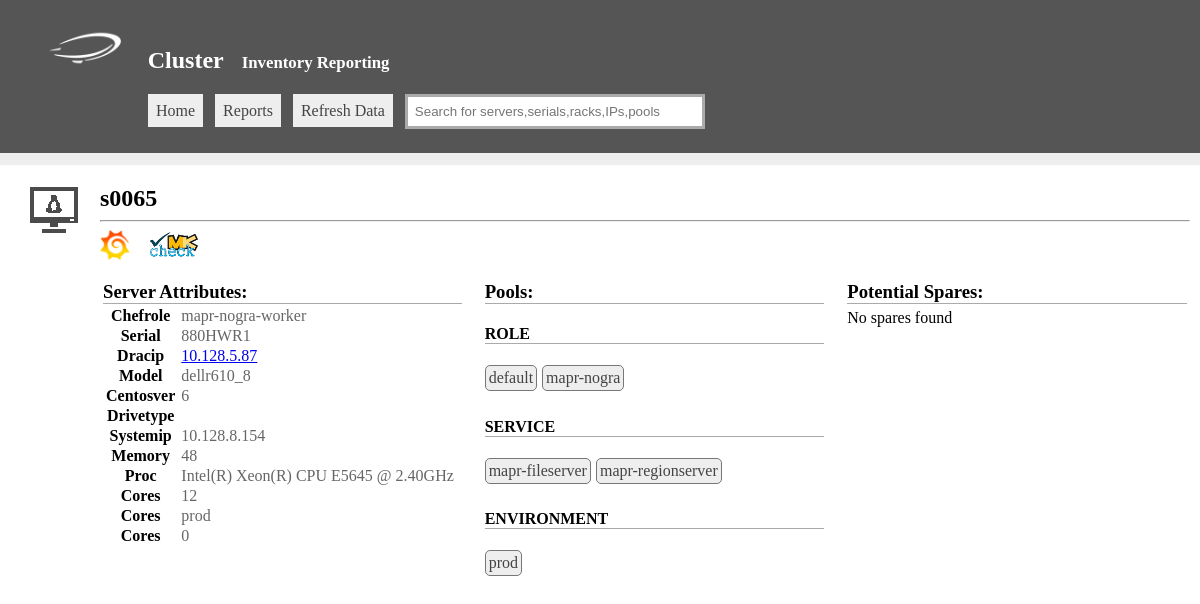
/view.php?type=server&id=658, run on the app's committed database.
### tables this page shows
CREATE TABLE 'server' ('id'  INTEGER PRIMARY KEY,'name'  TEXT,'chef_role'  TEXT,'serial'  TEXT,'dracip'  TEXT,'model'  TEXT,'aws_ami'  TEXT,'centosver'  TEXT,'drivetype'  TEXT,'drivecount'  INTEGER,'aws_instance_id'  TEXT,'systemip'  TEXT,'memory'  INTEGER,'proc'  TEXT,'cores'  INTEGER,'cpus'  INTEGER,'env'  TEXT,'tengb'  BOOL,'raid'  TEXT);

CREATE TABLE 'pool' ('id'  INTEGER PRIMARY KEY,'name'  TEXT,'type'  TEXT);

### connectors.php (called while the page is built, shortened)
<?php
class sqlite
{
	function __construct($config){
		$this->config=$config;
	}
	public function search($q){
		$ret=array();
		$hdl=new SQLite3($this->config['filename']);
		$result = $hdl->query($q);
		if($result) {
			while ($row = @$result->fetchArray(SQLITE3_ASSOC)) {
				$ret[] = $row;
			}
		}
		return $ret;
	}
}

### config.php (called while the page is built, shortened)
<?php
$displayoptions['server']['name']=array('disp'=>'Name',    'tab'=>'server',    'col'=>'name');
$displayoptions['server']['Serial']=array('disp'=>'Serial',    'tab'=>'server',    'col'=>'serial');
$displayoptions['server']['Model']=array('disp'=>'Model',      'tab'=>'server',    'col'=>'model');
$displayoptions['server']['Chefrole']=array('disp'=>'Chefrole',      'tab'=>'server',    'col'=>'chef_role');
$displayoptions['server']['Dracip']=array('disp'=>'Dracip',      'tab'=>'server',    'col'=>'dracip');
$displayoptions['server']['Systemip']=array('disp'=>'Systemip',      'tab'=>'server',    'col'=>'systemip');
$displayoptions['server']['Centosver']=array('disp'=>'Centosver ',      'tab'=>'server',    'col'=>'centosver');
$displayoptions['server']['Drivetype']=array('disp'=>'Drivetype',      'tab'=>'server',    'col'=>'drivetype');
$displayoptions['server']['Drivecount']=array('disp'=>'Drivecount',      'tab'=>'server',    'col'=>'drivecount');
$displayoptions['server']['Memory']=array('disp'=>'Memory',      'tab'=>'server',    'col'=>'memory');
$displayoptions['server']['Proc']=array('disp'=>'Proc',      'tab'=>'server',    'col'=>'proc');
$displayoptions['server']['Cores']=array('disp'=>'Cores',      'tab'=>'server',    'col'=>'cores');
$displayoptions['server']['Type']=array('disp'=>'Type',      'tab'=>'s2',    'col'=>'servertype');
$displayoptions['server']['Rack']=array('disp'=>'Rack',      'tab'=>'rack',    'col'=>'name');
$displayoptions['server']['Raid']=array('disp'=>'Raid',      'tab'=>'server',    'col'=>'raid');

### templates/server.php (the view, shortened to what this page needs)
<?php
$serverinfo=$sqlite->search("select *,(case when server.name like 's%' then 'physical' when server.name like 'e%' then 'aws' else 'unknown' end) AS servertype from server where id='$id'");
$serverinfo=$serverinfo[0];
$serverpools=$sqlite->search("select distinct pool.name,pool.id,pool.type from poolservermap left join pool on poolservermap.poolid = pool.id where poolservermap.serverid = $id");
if($serverinfo){
    echo "<img src='./images/icons/linux.png' style='opacity:.7;float:left;margin-right:15px'/>";
    echo "<div style='padding-left:70px'>";
    echo "<h2>".$serverinfo['name']."</h2><hr>";
    $to=(time()*1000);
    $from=($to - 60*60*3000);
    echo "<a style='text-decoration:none' target='_blank' href='https://grafana.prod.urbanairship.com/dashboard/db/server-overview?from=$from&to=$to&var-server=".$serverinfo['name']."'>
    <img style='vertical-align:middle;height:30px' src='./images/grafanalogo.png' /></a>&nbsp;&nbsp;&nbsp;&nbsp;";
    echo "<a style='text-decoration:none' target='_blank' href='https://monitoring.prod.urbanairship.com/check_mk/view.py?view_name=host&host=".$serverinfo['name']."'>
    <img style='vertical-align:middle;height:30px' src='./images/checkmklogo.png' /></a><br /><br />";
    echo "<table><tr><td style='width:30%;'>";
    echo "<h3 style='border-bottom:1px solid #aaa;margin:0px'>Server Attributes:</h3>";
    echo "<table class='stats'>";
    if($serverinfo['servertype']=='aws'){
        $fields=array('aws_instance_id','aws_ami');
    }else {
        $fields = array('serial','model','dracip','drivetype','drivercount','memory','proc','cores','tengb');
    }
    $common=array('systemip','chef_role','centosver','env');
    $fields=array_merge($fields,$common);
    foreach($serverinfo as $k=>$server){
        if(in_array($k,$fields)) {
            $displayoptions['server']['name']=array('disp'=>'Name',    'tab'=>'server',    'col'=>'name');
            foreach($displayoptions['server'] as $option){
                if($option['col']==$k){
                    $disp=$option['disp'];
                }
            }
            if($k=='dracip'){
                $server="<a target='_blank' href='https://$server'>$server</a>";
            }
            echo "<tr><th>".$disp."</th><td>" . $server . "</td></tr>";
        }
    }
    echo "</table>";
    echo "</td><td style='width:30%;padding-left:20px;'>";
    if($serverpools){
        echo "<h3 style='border-bottom:1px solid #aaa;margin:0px'>Pools:</h3>";
        foreach($serverpools as $pool){
            $mypools[$pool['type']][]=$pool;
        }
        foreach($mypools as $cat=>$pools){
            echo "<h4 style='border-bottom:1px solid #aaa'>".strtoupper(str_replace("_pool","",$cat))."</h4>";
            foreach($pools as $pool){
                echo "<a href='./view.php?type=pool&id=".$pool['id']."' class='floatbox'>".$pool['name']."</a>";
            }
        }
    }
    if($serverinfo['servertype']=='physical'){
        echo "</td><td style='width:30%;padding-left:20px;'>";
        echo "<h3 style='border-bottom:1px solid #aaa;margin:0px;margin-bottom:5px'>Potential Spares:</h3>";
        $spareq="select * from server where
                    drivecount = '".$serverinfo['drivecount']."'  and
                    model = '".$serverinfo['model']."' and
                    env != 'prod' and env != 'stag'
                    and memory >= '".$serverinfo['memory']."'
                    and cores = '".$serverinfo['cores']."'
                    and proc = '".$serverinfo['proc']."'
                    and drivecount = '".$serverinfo['drivecount']."'
         ";
        $spareresults=$sqlite->search($spareq);
        if($spareresults){
            foreach($spareresults as $server){
                echo "<a target='_blank' href='./view.php?type=server&id=".$server['id']."' class='floatbox'>".$server['name']."</a>";
            }
        }else{
            echo "No spares found";
        }
    }
    echo "</td></tr></table>";
    echo "</div>";
}

### mainstyle.css (style rules this page uses)
body { padding:0xp;margin:0px; }
#viewbox h2 { margin:0px }
.floatbox { display:inline-block;padding:3px;border:1px solid #777; border-radius:5px;background:#eee;color:#444;text-decoration:none;background:#eee;margin-right:5px;margin-bottom:5px; }
table.stats { border:2px solid #fff;padding:3px;border-collapse: collapse }
table.stats td { padding-left:5px;color:#666 }
td { vertical-align:top }

### data on the page
server: name "s0065", chef_role "mapr-nogra-worker", serial "880HWR1", dracip "10.128.5.87", model "dellr610_8", centosver "6", systemip "10.128.8.154", memory "48", proc "Intel(R) Xeon(R) CPU E5645 @ 2.40GHz", cores "12", env "prod", tengb "0"
pool: name "default"
pool: name "mapr-nogra"
pool: name "mapr-fileserver"
pool: name "mapr-regionserver"
pool: name "prod"

### other printed values
$mastertitle "Cluster"
$tagline "Inventory Reporting"
$disp "Chefrole"
$disp "Serial"
$disp "Dracip"
$disp "Model"
$disp "Centosver"
$disp "Drivetype"
$disp "Systemip"
$disp "Memory"
$disp "Proc"
$disp "Cores"
str_replace("_pool","",$cat) "ROLE"
str_replace("_pool","",$cat) "SERVICE"
str_replace("_pool","",$cat) "ENVIRONMENT"
